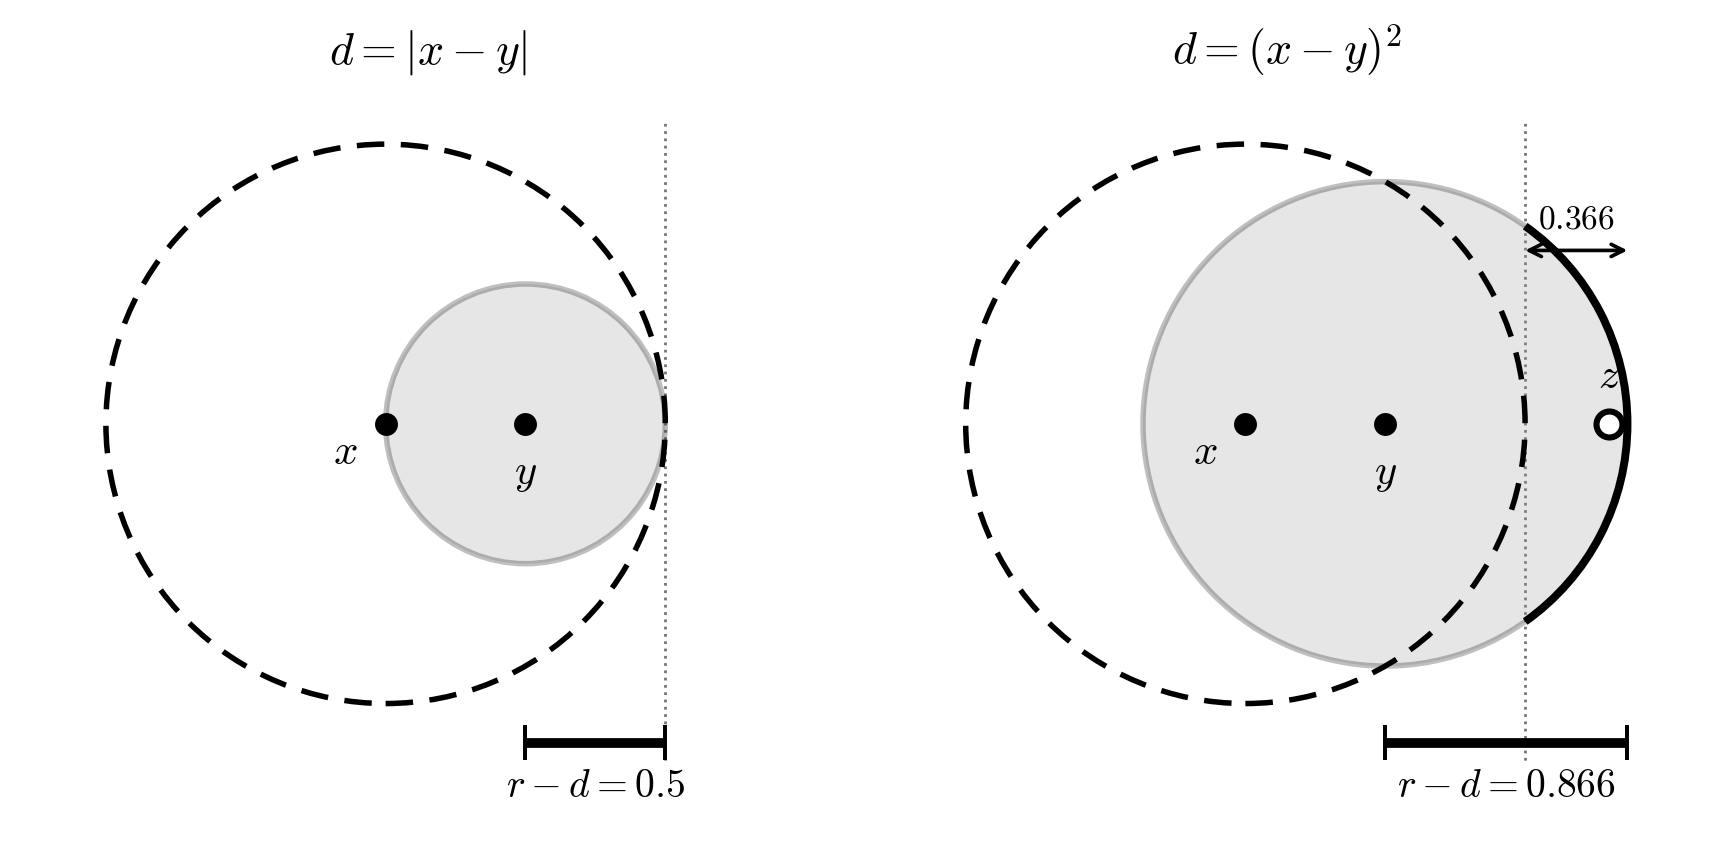

Source code (Python):
"""球套球对比图 v2：图内只留符号与数字，解释全部交给 md 图注。
布局一律用 offset points 相对定位，不用绝对坐标硬摆。
"""
import numpy as np
import matplotlib
matplotlib.use('Agg')
import matplotlib.pyplot as plt
from matplotlib.patches import Circle, Arc
import os

plt.rcParams['mathtext.fontset'] = 'cm'
plt.rcParams['font.family'] = 'serif'
plt.rcParams['axes.unicode_minus'] = False

R, Yc, Z = 1.0, 0.5, 1.3
RHO_STD = 0.5
RHO_SQ = np.sqrt(0.75)          # 0.8660254


def setup(ax, title):
    ax.set_xlim(-1.30, 1.60)
    ax.set_ylim(-1.42, 1.18)
    ax.set_aspect('equal')
    ax.axis('off')
    ax.set_title(title, fontsize=15, pad=10)


def dot(ax, xy, label, dy, dx=0, ha='center'):
    ax.plot([xy[0]], [xy[1]], 'o', ms=6.5, color='black', zorder=6)
    ax.annotate(label, xy, xytext=(dx, dy), textcoords='offset points',
                ha=ha, va='top' if dy < 0 else 'bottom',
                fontsize=14, zorder=7)


def frame(ax):
    ax.add_patch(Circle((0, 0), R, fill=False, ls=(0, (5, 3)), lw=1.8, ec='black', zorder=3))
    ax.plot([R, R], [-1.28, 1.08], ls=':', lw=0.9, color='0.45', zorder=2)


def ruler(ax, x0, x1, label, fs=13):
    y = -1.14
    ax.plot([x0, x1], [y, y], color='black', lw=3.2, solid_capstyle='butt', zorder=6)
    for xx in (x0, x1):
        ax.plot([xx, xx], [y - 0.055, y + 0.055], color='black', lw=1.3, zorder=6)
    ax.annotate(label, ((x0 + x1) / 2, y), xytext=(0, -8), textcoords='offset points',
                ha='center', va='top', fontsize=fs, zorder=7,
                bbox=dict(fc='white', ec='none', pad=1.2))


fig, axes = plt.subplots(1, 2, figsize=(9.8, 4.7), dpi=220)

# ---------------- 左 ----------------
ax = axes[0]
setup(ax, r'$d=|x-y|$')
frame(ax)
ax.add_patch(Circle((Yc, 0), RHO_STD, fc='0.62', ec='black', lw=1.8, alpha=0.25, zorder=2))
dot(ax, (0, 0), '$x$', -2, dx=-9, ha='right')
dot(ax, (Yc, 0), '$y$', -9)
ruler(ax, Yc, Yc + RHO_STD, r'$r-d=0.5$')

# ---------------- 右 ----------------
ax = axes[1]
setup(ax, r'$d=(x-y)^2$')
frame(ax)
ax.add_patch(Circle((Yc, 0), RHO_SQ, fc='0.62', ec='black', lw=1.8, alpha=0.25, zorder=2))
ax.add_patch(Arc((Yc, 0), 2 * RHO_SQ, 2 * RHO_SQ, theta1=-54.7, theta2=54.7,
                 color='black', lw=2.6, zorder=4))
dot(ax, (0, 0), '$x$', -2, dx=-9, ha='right')
dot(ax, (Yc, 0), '$y$', -9)
ax.plot([Z], [0], 'o', mfc='white', mec='black', mew=2.0, ms=8.5, zorder=6)
ax.annotate('$z$', (Z, 0), xytext=(0, 9), textcoords='offset points',
            ha='center', va='bottom', fontsize=14, zorder=7)
ruler(ax, Yc, Yc + RHO_SQ, r'$r-d=0.866$')
# 探出量
ax.annotate('', xy=(R, 0.62), xytext=(Yc + RHO_SQ, 0.62),
            arrowprops=dict(arrowstyle='<->', lw=1.2, color='black', shrinkA=0, shrinkB=0))
ax.annotate(r'$0.366$', ((R + Yc + RHO_SQ) / 2, 0.62), xytext=(0, 5),
            textcoords='offset points', ha='center', va='bottom', fontsize=11, zorder=7)

plt.subplots_adjust(wspace=0.06)
out = os.path.dirname(os.path.abspath(__file__))
p = os.path.join(out, 'fig-ball-nesting-v2.png')
fig.savefig(p, bbox_inches='tight', facecolor='white')
print('saved:', p, os.path.getsize(p), 'bytes')
print('check: rho_std=%.4f  rho_sq=%.4f  right_edge=%.6f  overshoot=%.6f  z_in_small=%s  z_out_big=%s'
      % (RHO_STD, RHO_SQ, Yc + RHO_SQ, Yc + RHO_SQ - R,
         abs(Z - Yc) < RHO_SQ, abs(Z) > R))
